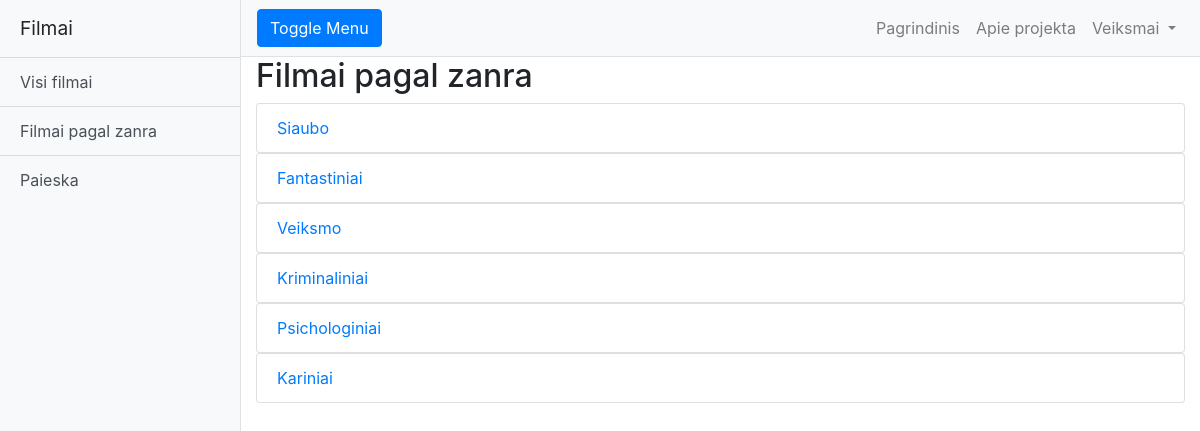
The app's page /?page=zanrai with its own data.
### tables this page shows
CREATE TABLE `zanrai` (
  `id` int(11) NOT NULL,
  `pavadinimas` varchar(100) NOT NULL
);

### index.php (called while the page is built, shortened)
<?php
include "templates/".activeTemplate."/index.view.php";

### templates/main/pages/by_genre.page.php (the view, shortened to what this page needs)
<?php
$dns= "mysql:host=$host;dbname=$db";
try{
    $conn = new PDO($dns, $username, $password, $options);
    if($conn){
        $stmt = $conn->query("SELECT * FROM zanrai");
        $filmuZanrai = $stmt->fetchAll();
    }
} catch (PDOException $e) {
    echo $e->getMessage();
} ?>
    <h2>Filmai pagal zanra</h2>
<?php
foreach ($filmuZanrai as $zanras): ?>
    <ul class="list-group">
        <li class="list-group-item"><a href="?page=zanrai&id=<?=$zanras['id']; ?>"><?=$zanras['pavadinimas']; ?></a></li>
    </ul>
<?php endforeach; ?>
<br>

### templates/main/css/simple-sidebar.css (style rules this page uses)
body { overflow-x: hidden; }

### records on screen
zanrai: pavadinimas "Siaubo"
zanrai: pavadinimas "Fantastiniai"
zanrai: pavadinimas "Veiksmo"
zanrai: pavadinimas "Kriminaliniai"
zanrai: pavadinimas "Psichologiniai"
zanrai: pavadinimas "Kariniai"

### other values on screen
$siteName "Filmai"
$href "Visi filmai"
$href "Filmai pagal zanra"
$href "Paieska"
$navigation "Pagrindinis"
$navigation "Apie projekta"
